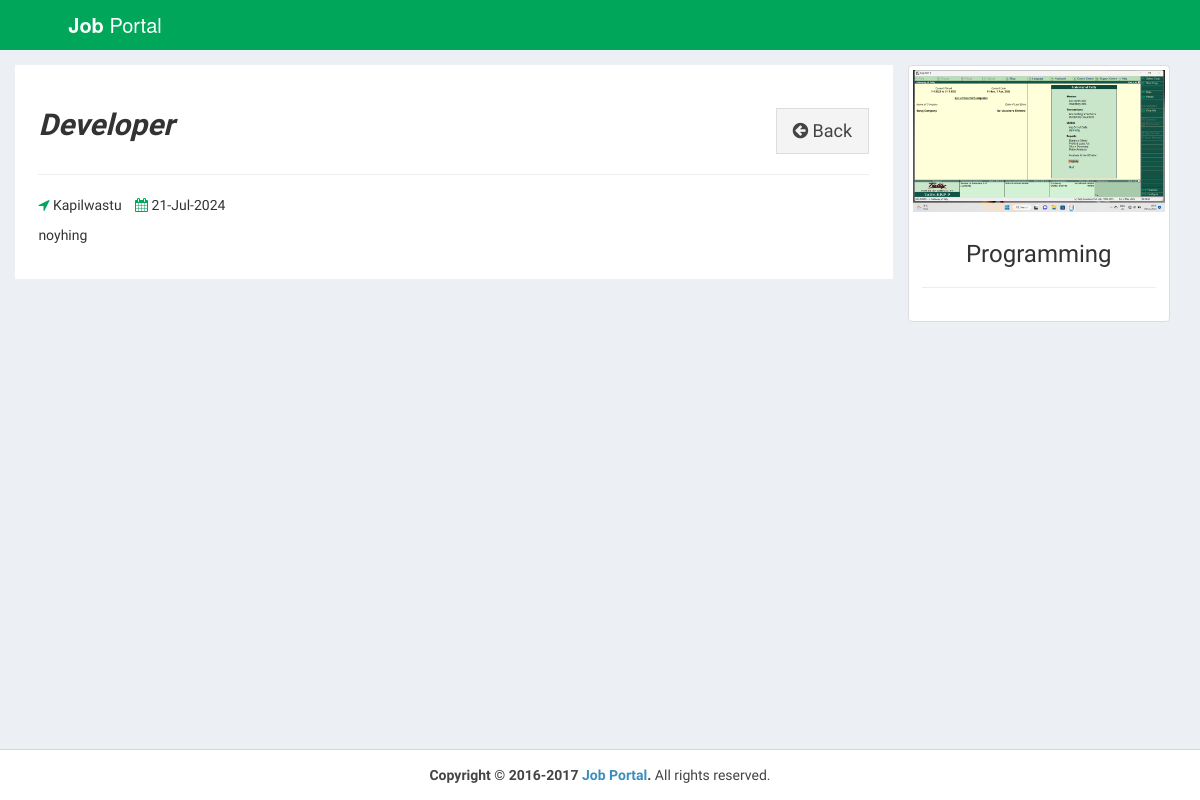
The app's page /admin/view-job-post.php?id=101 (signed in) with its own data.
### tables this page shows
CREATE TABLE `job_post` (
  `id_jobpost` int(11) NOT NULL,
  `id_company` int(11) NOT NULL,
  `jobtitle` varchar(255) NOT NULL,
  `description` text NOT NULL,
  `minimumsalary` varchar(255) NOT NULL,
  `maximumsalary` varchar(255) NOT NULL,
  `experience` varchar(255) NOT NULL,
  `qualification` varchar(255) NOT NULL,
  `createdat` timestamp NOT NULL DEFAULT current_timestamp()
);

CREATE TABLE `company` (
  `id_company` int(11) NOT NULL,
  `name` varchar(255) NOT NULL,
  `companyname` varchar(255) NOT NULL,
  `country` varchar(255) NOT NULL,
  `state` varchar(255) NOT NULL,
  `city` varchar(255) NOT NULL,
  `contactno` varchar(255) NOT NULL,
  `website` varchar(255) NOT NULL,
  `email` varchar(255) NOT NULL,
  `password` varchar(255) NOT NULL,
  `aboutme` varchar(255) DEFAULT NULL,
  `logo` varchar(255) NOT NULL,
  `createdAt` timestamp NOT NULL DEFAULT current_timestamp(),
  `active` int(11) NOT NULL DEFAULT 2
);

### admin/view-job-post.php (the view, shortened to what this page needs)
<?php
require_once("../db.php");
$sql1 = "SELECT * FROM job_post INNER JOIN company ON job_post.id_company=company.id_company WHERE id_jobpost='$_GET[id]'";
$result1 = $conn->query($sql1);
if($result1->num_rows > 0)
{
  $row = $result1->fetch_assoc();
}
?>
<!DOCTYPE html>
<html>
<head>
  <link rel="stylesheet" href="https://cdnjs.cloudflare.com/ajax/libs/twitter-bootstrap/3.3.7/css/bootstrap.min.css">
  <link rel="stylesheet" href="https://cdnjs.cloudflare.com/ajax/libs/font-awesome/4.7.0/css/font-awesome.min.css">
  <link rel="stylesheet" href="https://cdnjs.cloudflare.com/ajax/libs/ionicons/2.0.1/css/ionicons.min.css">
  <link rel="stylesheet" href="../css/AdminLTE.min.css">
  <link rel="stylesheet" href="../css/_all-skins.min.css">
  <link rel="stylesheet" href="../css/custom.css">
</head>
<body class="hold-transition skin-green sidebar-mini">
<div class="wrapper">
  <header class="main-header">
    <a href="index.php" class="logo logo-bg">
      <span class="logo-lg"><b>Job</b> Portal</span>
    </a>
    <nav class="navbar navbar-static-top">
    </nav>
  </header>
  <div class="content-wrapper" style="margin-left: 0px;">
    <section id="candidates" class="content-header">
      <div class="container">
        <div class="row">
          <div class="col-md-9 bg-white padding-2">
            <div class="pull-left">
              <h2><b><i><?php echo $row['jobtitle']; ?></i></b></h2>
            </div>
            <div class="pull-right">
              <a href="active-jobs.php" class="btn btn-default btn-lg btn-flat margin-top-20"><i class="fa fa-arrow-circle-left"></i> Back</a>
            </div>
            <div class="clearfix"></div>
            <hr>
            <div>
              <p><span class="margin-right-10"><i class="fa fa-location-arrow text-green"></i> <?php echo $row['city']; ?></span> <i class="fa fa-calendar text-green"></i> <?php echo date("d-M-Y", strtotime($row['createdat'])); ?></p>
            </div>
            <div>
              <?php echo stripcslashes($row['description']); ?>
            </div>
          </div>
          <div class="col-md-3">
            <div class="thumbnail">
              <img src="../uploads/logo/<?php echo $row['logo']; ?>" alt="companylogo">
              <div class="caption text-center">
                <h3><?php echo $row['companyname']; ?></h3>
                <hr>
              </div>
            </div>
          </div>
        </div>
      </div>
    </section>
  </div>
  <footer class="main-footer" style="margin-left: 0px;">
    <div class="text-center">
      <strong>Copyright &copy; 2016-2017 <a href="learningfromscratch.online">Job Portal</a>.</strong> All rights
    reserved.
    </div>
  </footer>
</div>
</body>
</html>

### css/custom.css (style rules this page uses)
.logo-bg { background-color: #00A65A !important; }
.margin-top-20 { margin-top: 20px; }
.padding-2 { padding: 2%; }
.bg-white { background-color: #fff; }
.margin-right-10 { margin-right: 10px; }

### records on screen
job_post: jobtitle "Developer", id_company.city "Kapilwastu", createdat "21-Jul-2024", description "noyhing", id_company.logo (picture), id_company.companyname "Programming"
